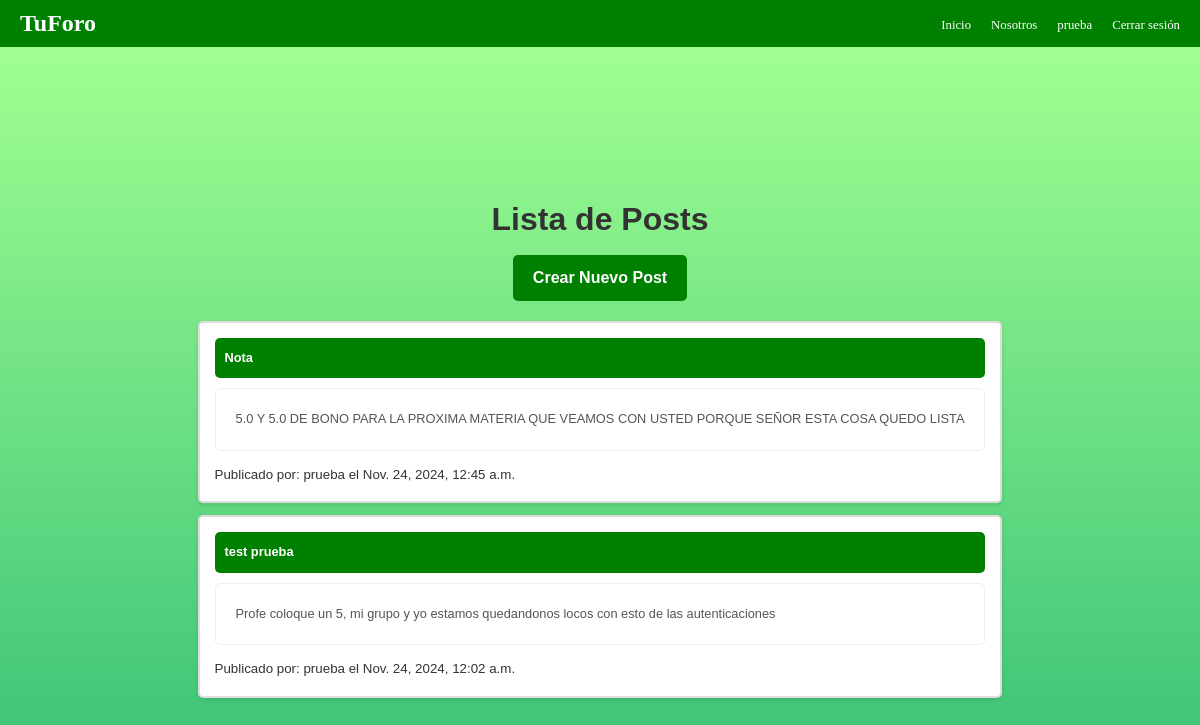
The app's page / (signed in) with its own data.
### foro_app/models.py (models this page shows, shortened)
class Post(models.Model):
    titulo = models.CharField(max_length=200)
    contenido = models.TextField()
    author = models.ForeignKey(User, on_delete=models.CASCADE, null=True)
    fecha_creacion = models.DateTimeField(auto_now_add=True)

### foro_app/views.py (the view)
# urls.py: path('', views.lista_posts, name='lista_posts'),
def lista_posts(request):
    posts = Post.objects.all().order_by('-fecha_creacion')
    return render(request, 'foro_app/lista_posts.html', {'posts': posts})

### foro_app/templates/foro_app/lista_posts.html (shortened to what this page needs)
{% load static %}
<!DOCTYPE html>
<html>
<head>
    <link rel="stylesheet" href="{% static 'css/styles.css' %}">
</head>
<body>
    <nav class="navbar">
        <div class="logo">TuForo</div>
        <ul class="nav-links">
            <li><a href="{% url 'lista_posts' %}">Inicio</a></li>
            <li><a href="{% url 'detalle_proyecto' %}">Nosotros</a></li>
            {% if user.is_authenticated %}
                <li><a href="{% url 'password_reset' %}">{{ user.username }}</a></li>
                <li><a href="{% url 'logout_usuario' %}">Cerrar sesión</a></li>
            {% else %}
                <li><a href="{% url 'login_usuario' %}">Iniciar sesión</a></li>
            {% endif %}
    </nav>
    <div class="bodyapp">
    <h1 class="titulo">Lista de Posts</h1>
    {% if user.is_authenticated %}
    <a class="btn-main" href="{% url 'nuevo_post' %}">Crear Nuevo Post</a>
    {% else %}
        <p>Para crear un nuevo post, debes <a href="{% url 'login_usuario' %}">iniciar sesión</a>.</p>
    {% endif %}
    <ul class="postlist">
        {% for post in posts %}
            <li class="postitem">
                <a class="titlepost" href="{% url 'detalle_post' post.pk %}">{{ post.titulo }}</a>
                <p class="contentpost" >{{ post.contenido|truncatechars:100 }}</p>
                <small>Publicado por: {{ post.author.username }} el {{ post.fecha_creacion }}</small>
            </li>
        {% endfor %}
    </ul>
</div>
</body>
</html>

### static/css/styles.css (style rules this page uses)
* { margin: 0; padding: 0; box-sizing: border-box; }
.bodyapp { display: flex; flex-direction: column; align-items: center; justify-content: center; min-height: 100vh; font-family: Arial, sans-serif; background: linear-gradient(0deg, rgba(48,187,117,1) 0%, rgba(160,255,145,1) 100%); color: #333; line-height: 1.6; padding: 20px; }
.navbar { display: flex; justify-content: space-between; align-items: center; color: white; background-color: green; padding: 10px 20px; }
.logo { font-size: 1.5rem; font-weight: bold; }
.nav-links { list-style: none; display: flex; gap: 20px; }
.nav-links a { text-decoration: none; color: white; font-size: 0.8em; }
.titulo { text-align: center; color: #333; margin-bottom: 10px; margin-top: 10px; font-weight: bold; }
.btn-main { display: inline-block; background-color: green; color: white; text-decoration: none; padding: 10px 20px; border-radius: 5px; margin-bottom: 20px; font-weight: bold; transition: background-color 0.3s ease; }
.postlist { list-style: none; padding: 0; }
.postitem { background-color: white; border: 2.5px solid #ddd; border-radius: 5px; margin-bottom: 12px; padding: 15px; box-shadow: 0 2px 5px rgba(0, 0, 0, 0.1); }
.titlepost { font-size: 0.8em; font-weight: bold; display: block; color: white; text-decoration: none; background-color: green; padding: 10px; border-radius: 5px; }
.contentpost { font-size: 0.8em; color: #555; margin: 10px 0; padding: 20px; border: 1px solid #eeeeee; border-radius: 5px; }

### records on screen
Post: titulo "Nota", contenido "5.0 Y 5.0 DE BONO PARA LA PROXIMA MATERIA QUE VEAMOS CON USTED PORQUE SEÑOR ESTA COSA QUEDO LISTA", author.username "prueba", fecha_creacion "Nov. 24, 2024, 12:45 a.m."
Post: titulo "test prueba", contenido "Profe coloque un 5, mi grupo y yo estamos quedandonos locos con esto de las autenticaciones", author.username "prueba", fecha_creacion "Nov. 24, 2024, 12:02 a.m."

### other values on screen
{{ user.username }} "prueba"
